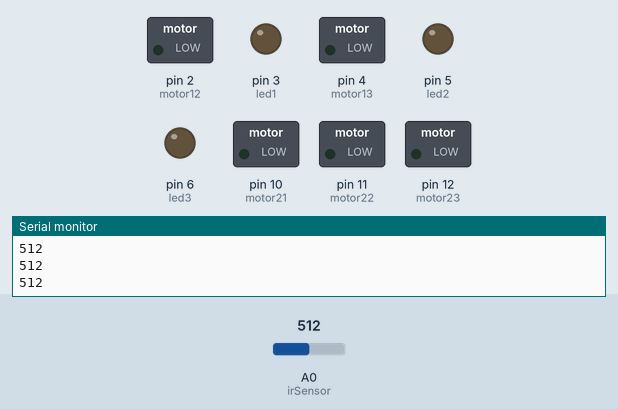
The sketch below on a simulated Arduino Uno, built with avr-gcc and run on an emulated ATmega328P. Parts: switched loads named in the sketch (green lamp = pin HIGH), output pins drawn as LEDs (lit = HIGH), the last lines printed to the serial monitor. Dashed ring = blinking. The inputs (shaded band) are chosen by the test bench; at power-on: A0 (irSensor) = 512. Random numbers use the default seed unless the sketch sets one; pins used as bus, display or sensor lines are not drawn.

Above: at 1.2 s.
1.3 s: A0 (irSensor) set to 513
At 1.7 s:
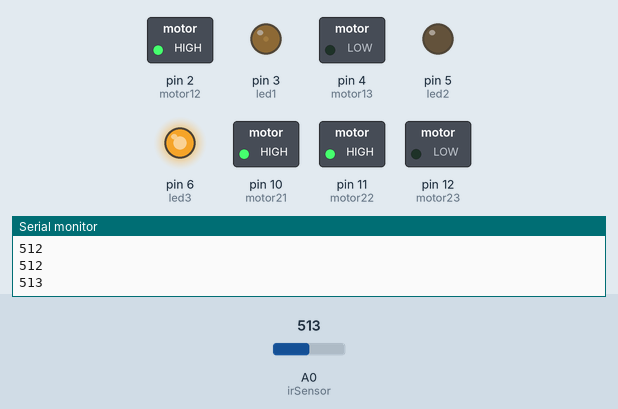
At 2.9 s:
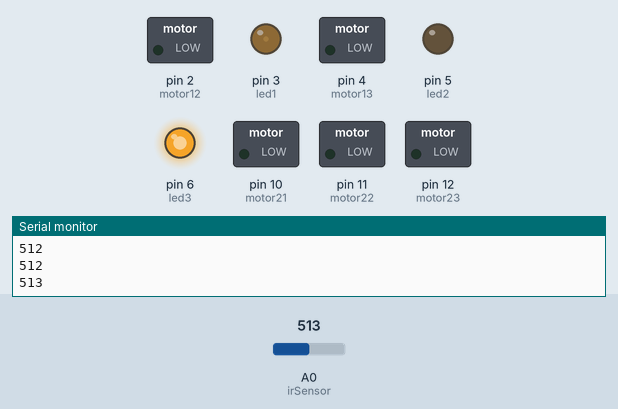
4.3 s: A0 (irSensor) set to 716
7.3 s: A0 (irSensor) set to 810
10.3 s: A0 (irSensor) set to 790
At 12.0 s:
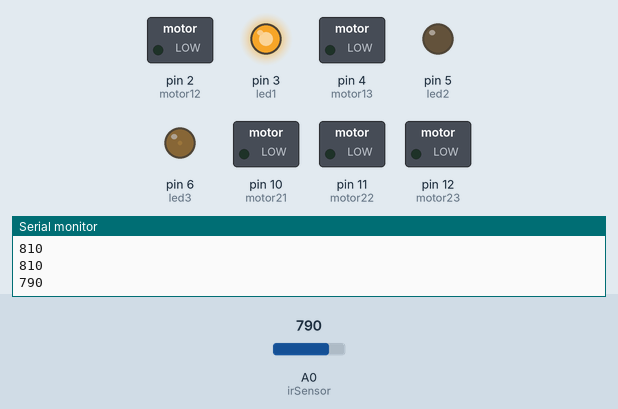
13.3 s: A0 (irSensor) set to 900
Timing chart, 0 to 16.8 s (numbered marks = the images above; inputs shaded):
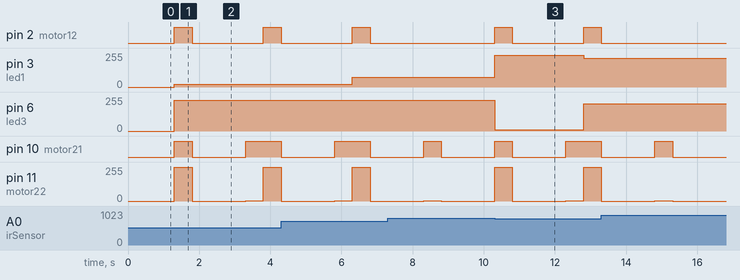

The sketch:

turkey_dragon.ino
```cpp
int led1 = 3;
int led2 = 5;
int led3 = 6;
int irSensor = A0;
int sensorValue = 0;
int relayRed = 8;
int relayWhite = 9;
int motor11 = 1; //enable pin
int motor12 = 2; //A
int motor13 = 4; //B
int motor21 = 10; //enable pin
int motor22 = 11; //A
int motor23 = 12; //B
int counter = 0;
boolean isMotor1Running = false;
boolean isMotor2Running = false;
boolean isRelayRedOn = false;
boolean isRelayWhiteOn = false;
boolean isMotorUpLast1 = false;
boolean isMotorUpLast2 = false;
boolean wokeUp = false;
boolean neckMoved = false;
unsigned long motorTimer1 = 0;
unsigned long motorTimer2 = 0;
unsigned long relayTime = 0;


void setup() {
  // put your setup code here, to run once:
  pinMode(led1, OUTPUT);
  pinMode(led2, OUTPUT);
  pinMode(led3, OUTPUT);
  pinMode(irSensor, INPUT);
  pinMode(motor11, OUTPUT);
  pinMode(motor12, OUTPUT);
  pinMode(motor13, OUTPUT);
  pinMode(motor21, OUTPUT);
  pinMode(motor22, OUTPUT);
  pinMode(motor23, OUTPUT);
  digitalWrite(motor11, LOW);
  digitalWrite(motor21, LOW);
  digitalWrite(motor12, LOW);
  digitalWrite(motor22, LOW);
  Serial.begin(9600);
  Serial.print("Hello World");
}

void loop() {
  counter++;

  int irValue = analogRead(irSensor);
  if(irValue <= 400 && irValue > 800) {
    setColor(0, 0, 0);
   //Nothing sensed
   if (counter > 10000) {
    //this is the "I've been asleep for a while, let's reset" code
    wokeUp = false;
    neckMoved = false;
    counter = 0;
   }
   }

  if(irValue > 512 && irValue <= 800) {
    setColor(irValue*random(0,255), 0,irValue*random(0,255) );
   //something sensed
  wokeUp = true;
  }
  Serial.println(irValue);
  if (irValue > 512 && irValue < 800) { runBothMotors(); stopBothMotors(); delay(1500); downBothMotors(); stopBothMotors(); }

if (wokeUp&& !neckMoved) {
   runBothMotors();
   stopBothMotors(); delay(1500);
   downBothMotors(); stopBothMotors(); counter = 0; neckMoved = true;}

}
void runBothMotors() {
  analogWrite(motor11,255);
  analogWrite(motor12,255);
  analogWrite(motor21,255);
  analogWrite(motor22,255);
  delay(500);
  }

  void downBothMotors() {
  analogWrite(motor11,-255);
  analogWrite(motor12,-255);
  analogWrite(motor21,-255);
  analogWrite(motor22,-255);
  delay(500);
  }

void stopBothMotors() {
   digitalWrite(motor11, LOW);
  digitalWrite(motor21, LOW);
  digitalWrite(motor12, LOW);
  digitalWrite(motor22, LOW);
}

void setColor(int red, int green, int blue)
{
  #ifdef COMMON_ANODE
    red = 255 - red;
    green = 255 - green;
    blue = 255 - blue;
  #endif
  analogWrite(led1, red);
  analogWrite(led2, green);
  analogWrite(led3, blue);
}


void motorOne() {
  if(!isMotorUpLast1) {
    digitalWrite(motor12, HIGH);
    digitalWrite(motor13, HIGH);
    digitalWrite(motor12, HIGH);
    digitalWrite(motor11, HIGH);
    isMotor1Running = true;
    isMotorUpLast1 = !isMotorUpLast1;
    motorTimer1 = millis();
  }
  else if(isMotorUpLast1) {
    digitalWrite(motor12, LOW);
    digitalWrite(motor13, LOW);
    digitalWrite(motor13, HIGH);
    digitalWrite(motor11, HIGH);
    isMotor1Running = true;
    isMotorUpLast1 = !isMotorUpLast1;
    motorTimer1 = millis();
  }
}

void motorTwo() {
  if(!isMotorUpLast2) {
    digitalWrite(motor22, LOW);
    digitalWrite(motor23, LOW);
    digitalWrite(motor22, HIGH);
    digitalWrite(motor21, HIGH);
    isMotor2Running = true;
    isMotorUpLast2 = !isMotorUpLast2;
    motorTimer2 = millis();
  }
  else if(isMotorUpLast2) {
    digitalWrite(motor22, LOW);
    digitalWrite(motor23, LOW);
    digitalWrite(motor23, HIGH);
    digitalWrite(motor21, HIGH);
    isMotor2Running = true;
    isMotorUpLast2 = !isMotorUpLast2;
    motorTimer2 = millis();
  }
}

void relayFire() {
  if(isRelayRedOn) {
    digitalWrite(relayRed, LOW);
    digitalWrite(relayWhite, HIGH);
    isRelayRedOn = false;
    isRelayWhiteOn = true;
  }
  else if(isRelayWhiteOn) {
    digitalWrite(relayWhite, LOW);
    digitalWrite(relayRed, HIGH);
    isRelayWhiteOn = false;
    isRelayRedOn = true;
  }
}

void irLogic() {

}
```

Measured:
- the behaviour switches between 512 and 513 on A0 (irSensor) (found by bisection; images 0 and 1)
- after the input at 1.3 s, pin 2 (motor12): LOW → HIGH at once, → LOW 0.50 s later, → HIGH 2.0 s later; pin 3 (led1): 0/255 → 19/255 at once
- after the input at 10.3 s, pin 2 (motor12): LOW → HIGH at once, → LOW 0.50 s later, → HIGH 2.0 s later; pin 3 (led1): 72/255 → 238/255 at once, → 216/255 2.5 s later
